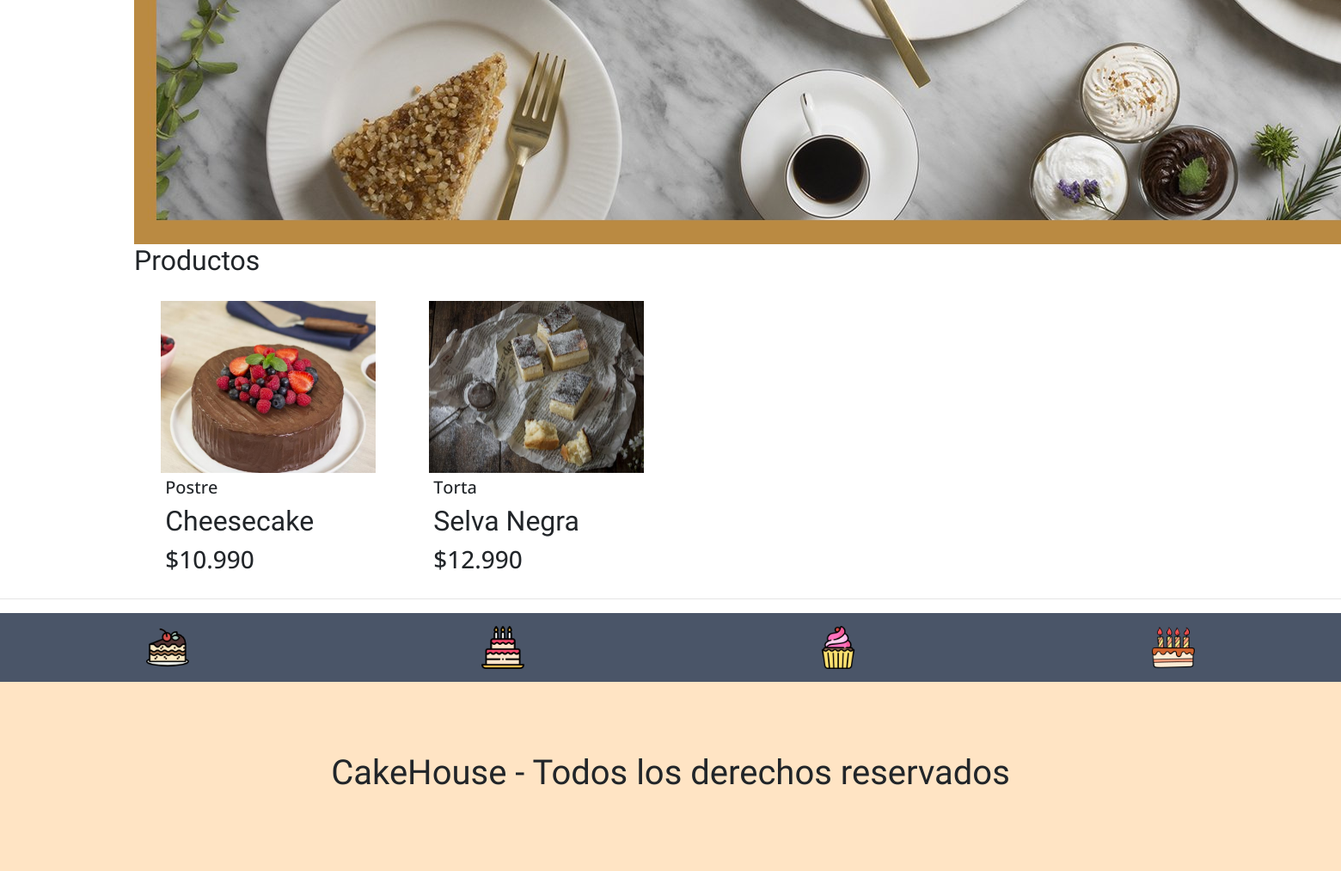
The app's page / (lower part), older data.
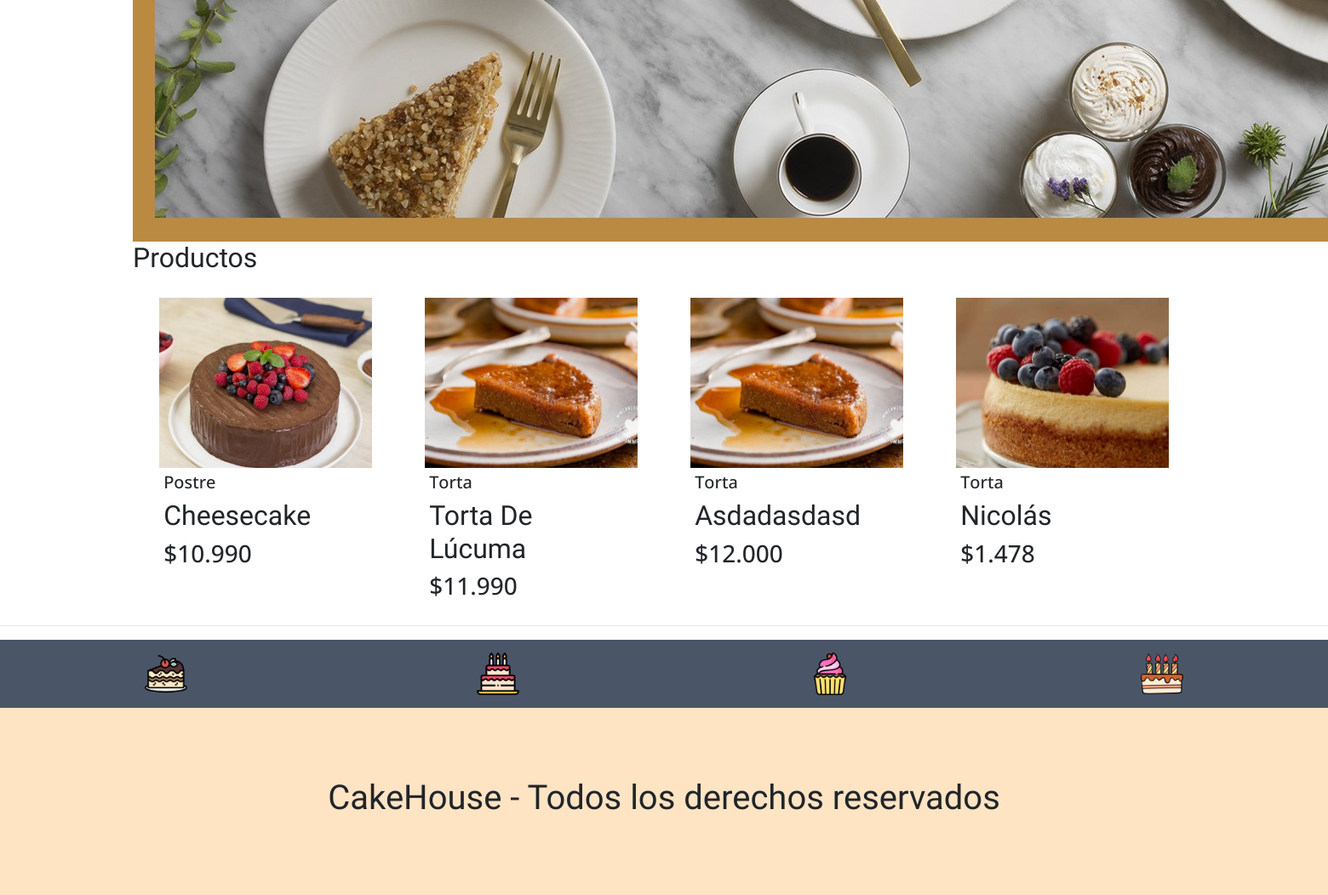
The same page, newer data.
### app/models.py (models this page shows, shortened)
class Producto(models.Model):
    nombre = models.CharField(max_length=50)
    precio = models.IntegerField()
    descripcion = models.TextField()
    tipo = models.ForeignKey(Tipo, on_delete=models.PROTECT)
    fecha_fabricacion = models.DateField()
    image = models.ImageField(upload_to="productos", null=True)

class Tipo(models.Model):
    nombre = models.CharField(max_length=50)
    def __str__(self):
        return self.nombre

### app/views.py (the view)
# urls.py: path('', home, name="home"),
def home(request):
    productos = Producto.objects.all()
    data = {'productos': productos}
    return render(request, 'app/home.html', data)

### app/templates/app/home.html (shortened to what this page needs)
{% extends 'app/base.html' %}
{% load static %}
{% block css %}
<link rel="stylesheet" href="https://cdn.jsdelivr.net/bxslider/4.2.12/jquery.bxslider.css">
{% endblock %}
{% block contenido %}
<div class="slider">
    <div>
        <img src="{% static 'app/img/banner/pastel4.jpg' %}" alt="">
    </div>
</div>
{% load humanize %}
<h2>Productos</h2>
<div class="productos">
    {% for p in productos %}
    <div class="producto">
        <div class="contenedor_producto">
            {% if p.image %}
            <img src="{{ p.image.url }}" alt="imagen producto">
            {% endif %}
            <div class="detalle">
                <h5>{{ p.tipo | capfirst }}</h5>
                <h2>{{ p.nombre | title }}</h2>
                <h3>${{ p.precio | intcomma }}</h3>
            </div>
        </div>
    </div>
    {% endfor %}
</div>
{% endblock %}

Row changes from the older to the newer data that the page shows:
removed Producto: image (picture), tipo "Torta", nombre "Selva Negra", precio "12.990"
added Producto: image (picture), tipo "Torta", nombre "Torta De Lúcuma", precio "11.990"
added Producto: image (picture), tipo "Torta", nombre "Asdadasdasd", precio "12.000"
added Producto: image (picture), tipo "Torta", nombre "Nicolás", precio "1.478"
